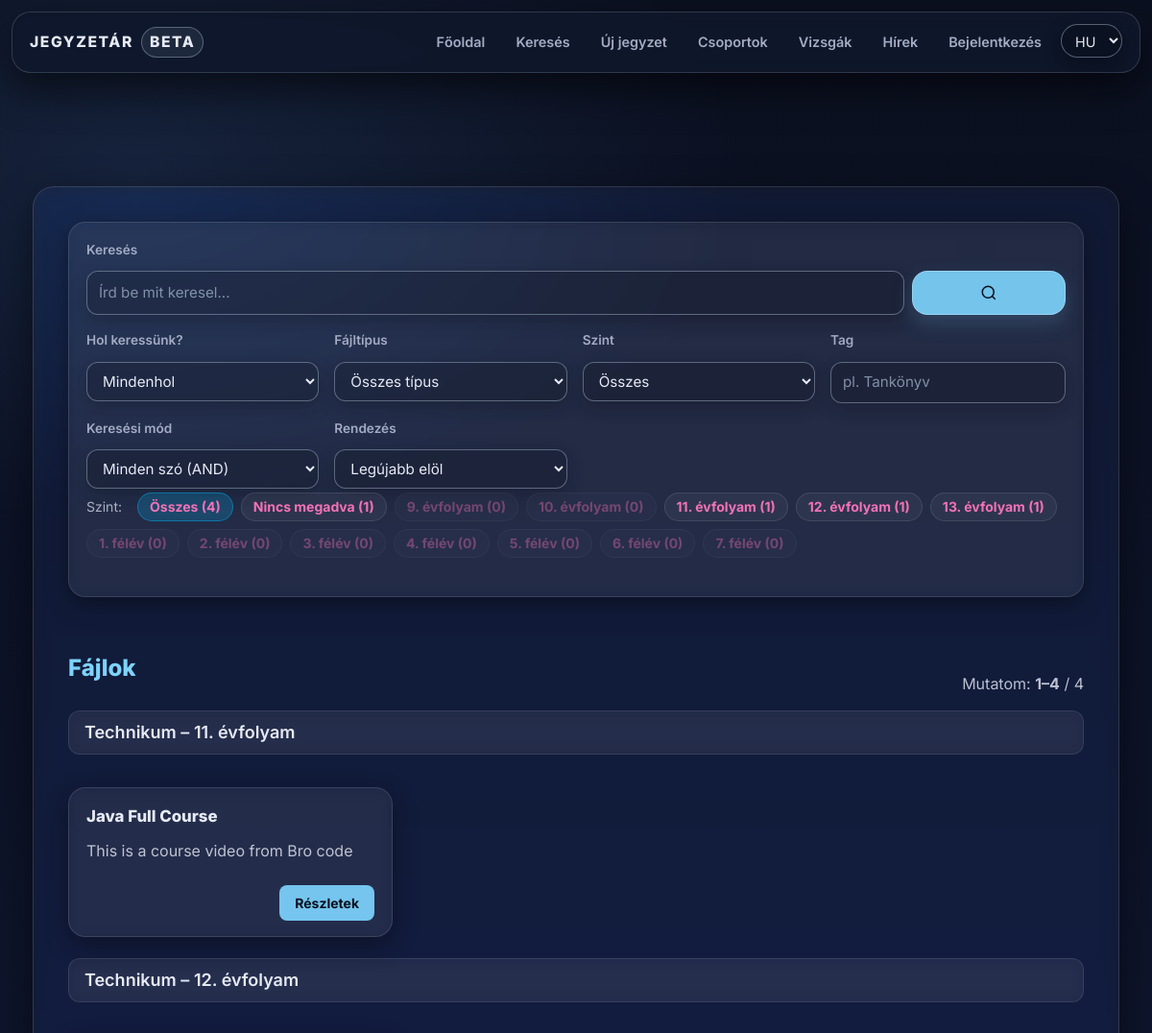
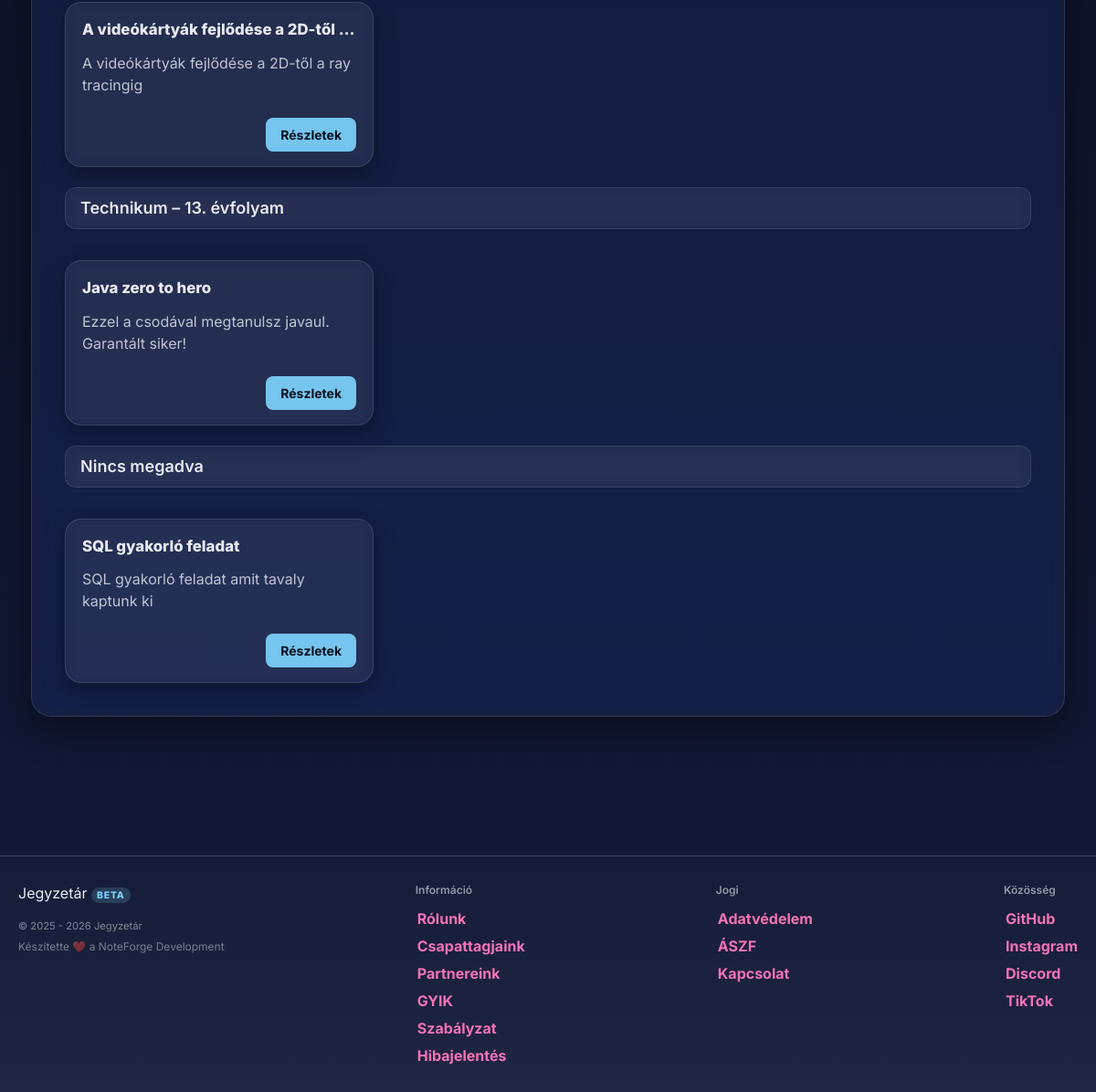
Screenshot of /search.php with the database file from the repository (2 pictures, top to bottom).
### tables this page shows
CREATE TABLE `files` (
  `id` int(11) NOT NULL,
  `uploaded_by` int(11) DEFAULT NULL,
  `name` varchar(255) NOT NULL,
  `file_name` varchar(255) NOT NULL,
  `description` text DEFAULT NULL,
  `file_path` varchar(255) NOT NULL,
  `tags` varchar(255) NOT NULL,
  `tn_name` varchar(255) DEFAULT NULL,
  `file_size` bigint(20) UNSIGNED DEFAULT NULL,
  `download_count` int(11) NOT NULL DEFAULT 0,
  `content_text` longtext DEFAULT NULL,
  `edu_stage` enum('hs','uni') DEFAULT NULL,
  `edu_level` tinyint(4) DEFAULT NULL,
  `external_url` varchar(255) NOT NULL,
  `content_type` enum('file','note','','') NOT NULL,
  `note_markdown` mediumtext NOT NULL,
  `note_excerpt` varchar(255) NOT NULL
);

### search.php (the view, shortened to what the rows shown need)
<?php
    require_once "assets/php/db.php";
    require_once "assets/php/functions.php";
    $q = trim($_GET['q'] ?? '');
    $scope = strtolower($_GET['scope'] ?? 'all');
    $sort = strtolower($_GET['sort'] ?? 'newest');
    $page = (int)($_GET['page'] ?? 1);
    $perPage = 24;
    $fileResult = null;
    $hasEduStage = false;
    $hasEduLevel = false;
    $columnsRes = $conn->query("SHOW COLUMNS FROM files");
    if ($columnsRes) {
        while ($c = $columnsRes->fetch_assoc()) {
            $col = strtolower($c['Field'] ?? '');
            if ($col === 'edu_stage') $hasEduStage = true;
            if ($col === 'edu_level') $hasEduLevel = true;
        }
    }
    $useEdu = ($hasEduStage && $hasEduLevel);
    if ($scope !== 'users') {
        $whereBase = [];
        $typesBase = '';
        $paramsBase = [];
        $whereSql = $whereBase ? 'WHERE ' . implode(' AND ', $whereBase) : '';
        $scoreSql = '0 AS score';
        $debugSql = '';
        $orderSql = 'ORDER BY f.id DESC';
        if ($useEdu) {
            if ($sort === 'rating') {
                $orderSql = 'ORDER BY (f.edu_stage IS NULL OR f.edu_level IS NULL) ASC, f.edu_stage ASC, f.edu_level ASC, avg_rating DESC, rating_count DESC, f.id DESC';
            } elseif ($sort === 'relevance' && $q !== '') {
                $orderSql = 'ORDER BY (f.edu_stage IS NULL OR f.edu_level IS NULL) ASC, f.edu_stage ASC, f.edu_level ASC, score DESC, f.id DESC';
            } elseif ($sort === 'oldest') {
                $orderSql = 'ORDER BY (f.edu_stage IS NULL OR f.edu_level IS NULL) ASC, f.edu_stage ASC, f.edu_level ASC, f.id ASC';
            } else {
                $orderSql = 'ORDER BY (f.edu_stage IS NULL OR f.edu_level IS NULL) ASC, f.edu_stage ASC, f.edu_level ASC, f.id DESC';
            }
        }
        $offset = ($page - 1) * $perPage;
        $useKeyset = false;
        $pagingWhereSql = $whereSql;
        $typesPaged = $typesBase;
        $paramsPaged = $paramsBase;
        if ($sort === 'rating') {
            $sqlFiles = "SELECT f.*, $scoreSql $debugSql, IFNULL(AVG(r.rating), 0) AS avg_rating, COUNT(r.id) AS rating_count FROM files f LEFT JOIN ratings r ON r.file_id = f.id $pagingWhereSql GROUP BY f.id $orderSql LIMIT ?";
            $typesPaged .= 'i';
            $paramsPaged[] = $perPage;
        } else {
            $sqlFiles = "SELECT f.*, $scoreSql $debugSql FROM files f $pagingWhereSql $orderSql LIMIT ?";
            $typesPaged .= 'i';
            $paramsPaged[] = $perPage;
        }
        if (!$useKeyset) {
            $sqlFiles .= " OFFSET ?";
            $typesPaged .= 'i';
            $paramsPaged[] = $offset;
        }
        $fileResultQ = db_query($conn, $sqlFiles, $typesPaged, $paramsPaged);
        $fileResult = null;
        if ($fileResultQ) {
            $buffered = [];
            while ($row = $fileResultQ->fetch_assoc()) {
                $buffered[] = $row;
            }
            $fileResult = $buffered;
        }
    }
    require "assets/php/lang.php";
?>
<!DOCTYPE html>
<html lang="<?= htmlspecialchars($lang) ?>">
<head>
    <link rel="stylesheet" href="assets/css/styles.css">
    <script src="https://cdn.jsdelivr.net/npm/@tailwindcss/browser@4"></script>
</head>
<body>
<div class="content-wrapper w-full">
    <div class="main w-full max-w-6xl mx-auto px-4 md:px-6 lg:px-8 py-6">
        <?php if (is_array($fileResult) && count($fileResult) > 0): ?>
                <?php
                    $needlesForUi = $GLOBALS['__search_tokens'] ?? [];
                ?>
            <?php
                $currentEduHeader = '__init__';
                $renderEduHeader = function($s, $l) {
                    if ($s === null || $l === null || $s === '' || $l === '') return t('search_edu_none');
                    $l = (int)$l;
                    if ($s === 'hs') return sprintf(t('search_edu_hs_fmt'), $l);
                    if ($s === 'uni') return sprintf(t('search_edu_uni_fmt'), $l);
                    return t('search_edu_none');
                };
            ?>
            <div class="content-grid grid grid-cols-1 md:grid-cols-2 lg:grid-cols-3 gap-4 md:gap-6">
                <?php foreach ($fileResult as $f):
                    $stVal = ($useEdu ? ($f['edu_stage'] ?? null) : null);
                    $lvVal = ($useEdu ? ($f['edu_level'] ?? null) : null);
                    $eduKey = ($useEdu ? (($stVal === null || $lvVal === null) ? '__null__' : ((string)$stVal . '-' . (string)$lvVal)) : '__nogroup__');
                    if ($useEdu && $eduKey !== $currentEduHeader):
                        $currentEduHeader = $eduKey;
                ?>
                        <div class="md:col-span-2 lg:col-span-3">
                            <div class="sticky top-0 z-10 mb-3 rounded-xl bg-white/5 backdrop-blur border border-white/10 px-4 py-2">
                                <h4 class="text-base md:text-lg font-semibold">
                                    <?= htmlspecialchars($renderEduHeader($stVal, $lvVal)) ?>
                                </h4>
                            </div>
                        </div>
                    <?php endif; ?>
                    <article class="card p-4 break-words flex flex-col">
                        <h4 class="entry-title text-lg md:text-xl mb-2 truncate">
                            <?= highlight_many_html($f['name'] ?? '', $needlesForUi) ?>
                        </h4>
                        <?php if (!empty($f['description'])):
                            $snippet = build_snippet((string)$f['description'], $needlesForUi, 90);
                        ?>
                            <p class="text-sm md:text-base opacity-80 mb-3 line-clamp-3">
                                <?= highlight_many_html($snippet, $needlesForUi) ?>
                            </p>
                        <?php endif; ?>
                        <div class="mt-auto flex flex-wrap gap-2 items-center">
                            <a class="note-link text-sm md:text-base ml-auto" href="note.php?id=<?= (int)$f['id'] ?>">
                                <?= htmlspecialchars(t('btn_details')) ?>
                            </a>
                        </div>
                    </article>
                <?php endforeach; ?>
            </div>
        <?php endif; ?>
    </div>
</div>
</body>
</html>

### rows the page displays
files: lvVal "Technikum – 11. évfolyam", name "Java Full Course", description "This is a course video from Bro code"
files: lvVal "Technikum – 12. évfolyam", name "A videókártyák fejlődése a 2D-től…", description "A videókártyák fejlődése a 2D-től a ray tracingig"
files: lvVal "Technikum – 13. évfolyam", name "Java zero to hero", description "Ezzel a csodával megtanulsz javaul. Garantált siker!"
files: lvVal "Nincs megadva", name "SQL gyakorló feladat", description "SQL gyakorló feladat amit tavaly kaptunk ki"

### other values shown
t('nav_home') "Főoldal"
t('nav_search') "Keresés"
t('nav_upload') "Új jegyzet"
t('nav_groups') "Csoportok"
t('nav_exams') "Vizsgák"
t('nav_news') "Hírek"
t('nav_login') "Bejelentkezés"
t('search_input_label') "Keresés"
t('label_scope') "Hol keressünk?"
t('label_type') "Fájltípus"
t('search_level_label') "Szint"
t('search_tag_label') "Tag"
t('search_mode_label') "Keresési mód"
t('label_sort') "Rendezés"
t('search_facet_level') "Szint:"
